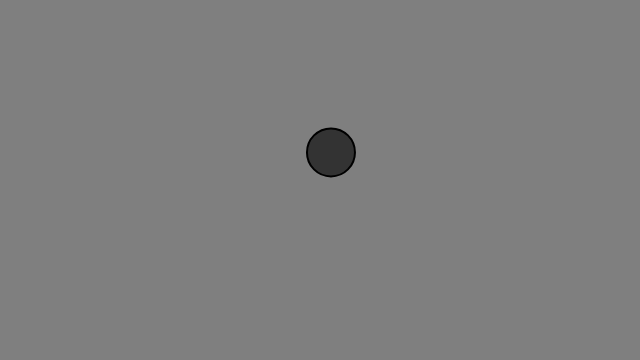
Frame 1 (no input)
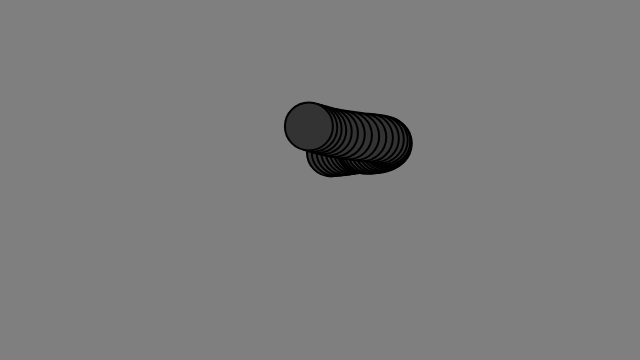
Frame 60 (no input)
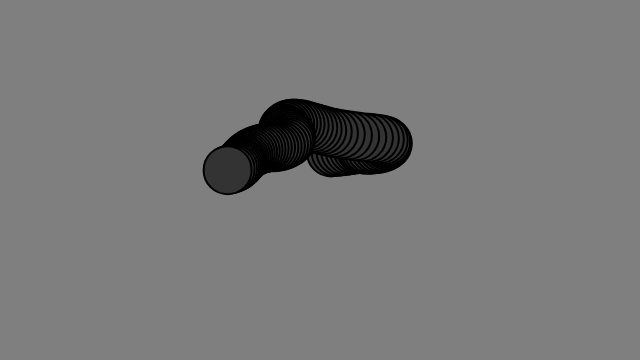
Frame 120 (the mouse pressed at the canvas centre since frame 60)

The p5.js sketch that drew these frames (run headless with seeded random() and noise() and a simulated clock; from frame 60 on, the mouse is pressed at the canvas centre):

// p5.js sketch
// ── sketch.js
// The Nature of Code
// Daniel Shiffman
// http://natureofcode.com

var walker;

function setup() {
  createCanvas(640,360);
  walker = new Walker();
  background(127);
}

function draw() {
  walker.walk();
  walker.display();
}

function Walker() {
  this.position = createVector(width/2,height/2);
  this.noff = createVector(random(1000),random(1000));

  this.display = function() {
    strokeWeight(2);
    fill(51);
    stroke(0);
    ellipse(this.position.x, this.position.y, 48, 48);
  };

  this.walk = function() {
    this.position.x = map(noise(this.noff.x),0,1,0,width);
    this.position.y = map(noise(this.noff.y),0,1,0,height);
    this.noff.add(0.01,0.01,0);
  };
}
